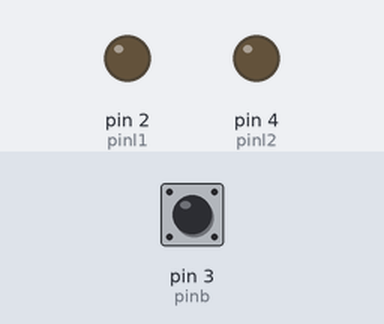
This sketch was run on a simulated Arduino Uno, built with avr-gcc and run on an emulated ATmega328P. Parts: output pins drawn as LEDs (lit = HIGH). Inputs (shaded band) come from the test bench; at power-on: pin 3 (pinb) HIGH.

Above: at 1.2 s.
1.3 s: pin 3 (pinb) pulled LOW for 0.15 s
At 2.1 s:
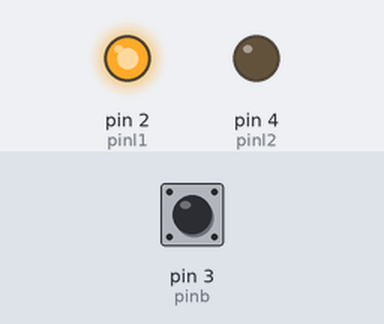
2.9 s: pin 3 (pinb) pulled LOW for 1 s
At 3.3 s:
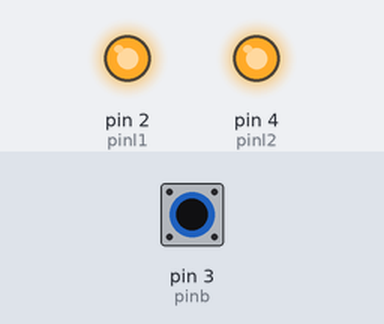
5.4 s: pin 3 (pinb) pulled LOW for 0.15 s
At 6.4 s:
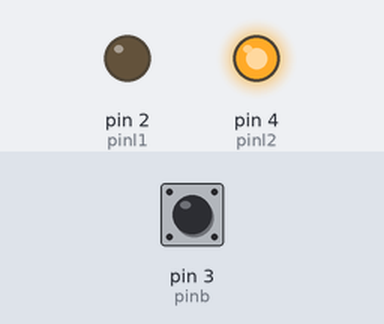
7.0 s: pin 3 (pinb) pulled LOW for 3.2 s
At 7.6 s:
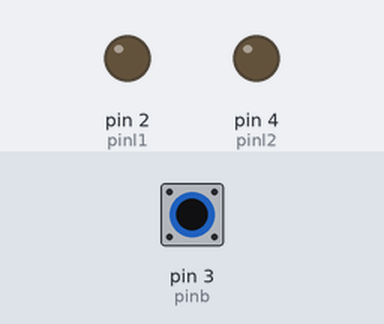
Timing chart, 0 to 10.0 s (numbered marks = the images above; inputs shaded):
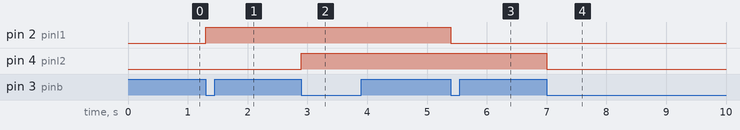

The sketch:

sketch_may23a.ino
```cpp
int pinb=3;
int pinl1=2;
int pinl2=4;
int pstate;
int state;
int count=0;
int l1;
int l2;
void setup() {
  // put your setup code here, to run once:
  pinMode(pinl1,OUTPUT);
  pinMode(pinl2,OUTPUT);
  pinMode(pinb,INPUT_PULLUP);
}
void loop()
{
  pstate=state;
  state = digitalRead(pinb);
  if(pstate==HIGH && state==LOW)
  {
      count++;
      if (count%2==0)
      {
        l2++;
        if (l2%2==0)
        {
          digitalWrite(pinl2,LOW);
        }
        else
        {
          digitalWrite(pinl2,HIGH);
        }
      }
      else
      {
        l1++;
        if (l1%2==0)
        {
          digitalWrite(pinl1,LOW);
        }
        else
        {
          digitalWrite(pinl1,HIGH);
        }
      }
  }
}
```

Measured:
- after the input at 1.3 s, pin 2 (pinl1): LOW → HIGH at once
- after the input at 2.9 s, pin 4 (pinl2): LOW → HIGH at once
- after the input at 5.4 s, pin 2 (pinl1): HIGH → LOW at once
- after the input at 7.0 s, pin 4 (pinl2): HIGH → LOW at once
